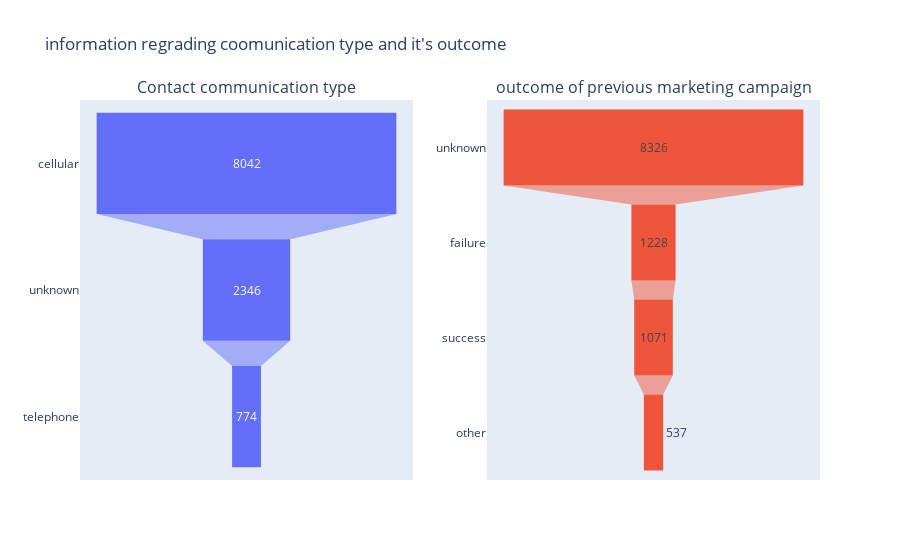

The cell this chart's notebook holds for it:
### Code cell
temp1=pd.DataFrame(df['contact'].value_counts(),index=None)
temp2=pd.DataFrame(df['poutcome'].value_counts(),index=None)

fig = make_subplots(rows=1, cols=2,
                    subplot_titles=['Contact communication type',
                                   'outcome of previous marketing campaign'])
fig.add_trace(go.Funnel(y=list(temp1.index),x=temp1['count']),row=1,col=1)
fig.add_trace(go.Funnel(y=list(temp2.index),x=temp2['count']),row=1,col=2)

fig.update_layout(title="information regrading coomunication type and it's outcome",showlegend=False)

fig.show()

### Figure 1 — Plotly figure (JSON) as saved in the notebook; plotly's stock layout.template omitted (floating-point values rounded to 4 significant figures)
{"data": [{"type": "funnel", "x": [8042, 2346, 774], "xaxis": "x", "y": ["cellular", "unknown", "telephone"], "yaxis": "y"}, {"type": "funnel", "x": [8326, 1228, 1071, 537], "xaxis": "x2", "y": ["unknown", "failure", "success", "other"], "yaxis": "y2"}], "layout": {"annotations": [{"font": {"size": 16}, "showarrow": false, "text": "Contact communication type", "x": 0.225, "xanchor": "center", "xref": "paper", "y": 1.0, "yanchor": "bottom", "yref": "paper"}, {"font": {"size": 16}, "showarrow": false, "text": "outcome of previous marketing campaign", "x": 0.775, "xanchor": "center", "xref": "paper", "y": 1.0, "yanchor": "bottom", "yref": "paper"}], "showlegend": false, "title": {"text": "information regrading coomunication type and it's outcome"}, "xaxis": {"anchor": "y", "domain": [0.0, 0.45]}, "xaxis2": {"anchor": "y2", "domain": [0.55, 1.0]}, "yaxis": {"anchor": "x", "domain": [0.0, 1.0]}, "yaxis2": {"anchor": "x2", "domain": [0.0, 1.0]}}}
